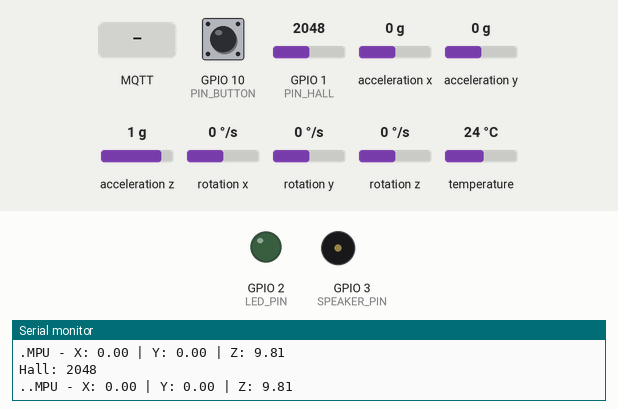
Simulated run of this program. Board: ESP32-C3. Parts: output pins drawn as LEDs (lit = HIGH), buzzer (waves = sounding), the last lines printed to the serial monitor. Inputs (shaded band) come from the test bench; at power-on: GPIO 10 (PIN_BUTTON) HIGH, acceleration x 0 g, GPIO 1 (PIN_HALL) = 2048, acceleration y 0 g, acceleration z 1 g, rotation x 0 °/s, rotation y 0 °/s, rotation z 0 °/s, temperature 24 °C (analog values on the 0–4095 scale). EEPROM starts erased; no MQTT or app messages arrive unless stated.

Above: at 1.2 s.
1.3 s: GPIO 10 (PIN_BUTTON) pulled LOW for 0.15 s
3.0 s: acceleration x set to -0.4 g
At 4.2 s:
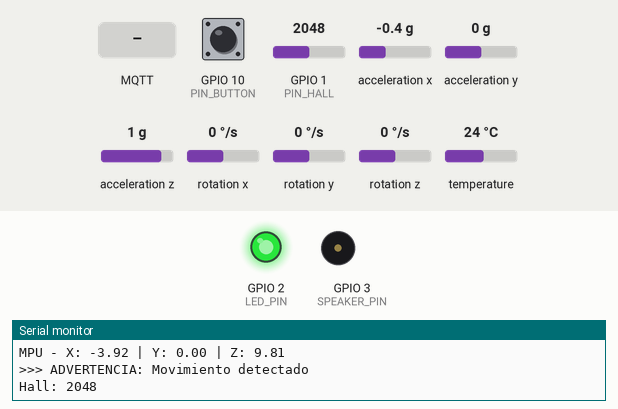
7.1 s: GPIO 10 (PIN_BUTTON) pulled LOW for 1 s
At 7.8 s:
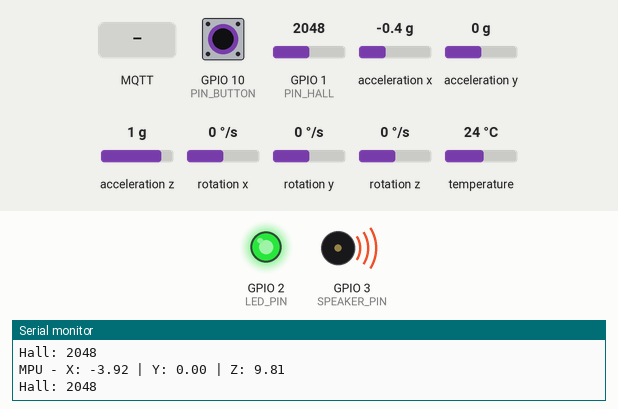
10.6 s: MQTT message "1" arrives on the third subscribed topic
Timing chart, 0 to 13.1 s (numbered marks = the images above; inputs shaded):
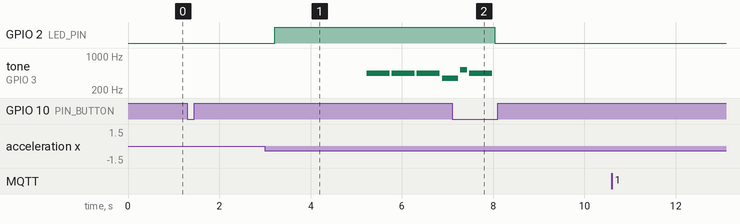

Measured:
- the behaviour switches between -0.2 and -0.3 g on acceleration x (found by bisection; images 0 and 1)
- after the input at 3.0 s, GPIO 2 (LED_PIN): LOW → HIGH after 0.22 s; tone on GPIO 3 (SPEAKER_PIN): silent → 440 Hz after 2.2 s, then repeats every 0.55 s: silent 0.05 s, 440 Hz 0.50 s
- after the input at 7.1 s, GPIO 2 (LED_PIN): HIGH → LOW after 0.94 s; tone on GPIO 3 (SPEAKER_PIN): goes on until 8.0 s, then stays silent

The program:

main.cpp
```cpp
#include "header.h"
#include <Preferences.h>
#include <Melodias.h>
#include <Sensores.h>
#include <FSM.h>
#include <Conectividad.h>

Estado           estadoActual        = APAGADO;
Evento           newEvent;
short            lastIndexTypeSensor = 0;
Adafruit_MPU6050 mpu;
float            lastX, lastY, lastZ;
int              hallBaseline        = 2500;
QueueHandle_t             xMqttOutQueue                     = nullptr;
SemaphoreHandle_t         xMqttComandoPendienteMutex        = nullptr;
SemaphoreHandle_t         xBotonSemaphore                   = nullptr;
SemaphoreHandle_t         xBotonEventoPendienteMutex        = nullptr;
SemaphoreHandle_t         xTimeoutAdvertenciaPendienteMutex = nullptr;
volatile Evento           mqttComandoPendienteTipo          = APAGAR;
volatile bool             mqttComandoPendiente              = false;
volatile uint8_t          melodiaSeleccionada               = 0;
SemaphoreHandle_t         xMelodiaSeleccionadaMutex         = nullptr;
volatile bool             botonEventoPendiente              = false;
volatile bool             timeoutAdvertenciaPendiente       = false;
TimerHandle_t             xTimerAdvertencia                 = nullptr;
TaskHandle_t              xTareaAdvertenciaHandle;
TaskHandle_t              xAlarmaTask                       = nullptr;
int                       contadorAdvertencias              = 0;
bool                      timerReiniciadoEnAdvertencia      = false;
float                     currentX                     = 0;
float                     currentY                     = 0;
float                     currentZ                     = 0;
volatile float            umbralMovimiento             = 2.5f;
SemaphoreHandle_t         xUmbralMovimientoMutex       = nullptr;

void setup() {
  Serial.begin(SERIAL_BAUD);
  analogReadResolution(BITS_READ_RESOLUTION);
  analogSetAttenuation(ADC_11db);
  xMelodiaSeleccionadaMutex = xSemaphoreCreateMutex();
  xUmbralMovimientoMutex = xSemaphoreCreateMutex();
  {
    Preferences prefs;
    prefs.begin("alarm", true);
    umbralMovimiento = prefs.getFloat("umbral", 2.5f);
    prefs.end();
  }
  initHardware();
  initEventDetectors();
  initConectividad();
}

void loop() {
  procesarEvento();
  vTaskDelay(pdMS_TO_TICKS(200));
}
```

header.h
```cpp
#ifndef HEADER_H
#define HEADER_H

#include <Arduino.h>
#include <Wire.h>
#include <Adafruit_MPU6050.h>
#include <Adafruit_Sensor.h>
#include <freertos/FreeRTOS.h>
#include <freertos/semphr.h>
#include <freertos/timers.h>
#include <freertos/queue.h>

// ── Pines ─────────────────────────────────────────────────────────────────
#define SPEAKER_PIN             3
#define LED_PIN                 2
#define PIN_HALL                1
#define PIN_BUTTON              10
#define ACCELEROMETER_SCL       7
#define ACCELEROMETER_SDA       6

// ── Tamaños de la FSM ─────────────────────────────────────────────────────
#define MAX_TYPE_EVENTS         5
#define TOTAL_EVENTOS           5
#define TOTAL_ESTADOS           4

// ── FreeRTOS ──────────────────────────────────────────────────────────────
#define PRIORIDAD               1
#define TAM_PILA                2048
#define SERIAL_BAUD             115200

// ── Umbrales ──────────────────────────────────────────────────────────────
#define UMBRAL_TOUCH            500
#define DEBOUNCE_MS             50
#define TIMEOUT_ADVERTENCIA_MS  6000
#define UMBRAL_ADVERTENCIAS     3

#define BITS_READ_RESOLUTION    12

// ── MQTT ──────────────────────────────────────────────────────────────────
#define MQTT_BROKER             "alarma-app.duckdns.org"
#define MQTT_PORT               8883
#define MQTT_USER               "claromio"
#define MQTT_PASS               "RiverBest"
#define MQTT_CLIENT_ID          "ESP32AlarmClient"

#define TOPIC_COMMAND           "alarm/command"
#define TOPIC_STATE             "alarm/state"
#define TOPIC_ACCEL             "alarm/accel"
#define TOPIC_EVENT             "alarm/event"
#define TOPIC_MELODY            "alarm/melody"
#define TOPIC_SENSITIVITY       "alarm/sensitivity"

#define MQTT_QUEUE_SIZE         8

struct MqttMessage {
  char topic[32];
  char payload[64];
};

// ── Tipos compartidos entre módulos ───────────────────────────────────────
enum Estado {
  APAGADO,
  ACTIVO,
  ADVERTENCIA_MOVIMIENTO,
  ALERTA
};

enum Evento {
  APAGAR,
  PRENDER,
  MOV_DETECTADO,
  TOUCH_DETECTADO,
  TIMEOUT_ADVERTENCIA
};

typedef bool (*EventDetector)();
typedef void (*Accion)();

// ── Variables globales ────────────────────────────────────────────────────
extern Estado            estadoActual;
extern Evento            newEvent;
extern short             lastIndexTypeSensor;

extern Adafruit_MPU6050  mpu;
extern float             lastX, lastY, lastZ;
extern int               hallBaseline;

extern SemaphoreHandle_t xBotonSemaphore;
extern SemaphoreHandle_t xBotonEventoPendienteMutex;
extern SemaphoreHandle_t xTimeoutAdvertenciaPendienteMutex;

extern volatile bool     botonEventoPendiente;
extern volatile bool     timeoutAdvertenciaPendiente;

extern TimerHandle_t     xTimerAdvertencia;
extern TaskHandle_t      xTareaAdvertenciaHandle;
extern TaskHandle_t      xAlarmaTask;

extern int               contadorAdvertencias;
extern bool              timerReiniciadoEnAdvertencia;

extern QueueHandle_t             xMqttOutQueue;
extern SemaphoreHandle_t         xMqttComandoPendienteMutex;
extern volatile bool             mqttComandoPendiente;
extern volatile Evento           mqttComandoPendienteTipo;

extern volatile uint8_t          melodiaSeleccionada;
extern SemaphoreHandle_t         xMelodiaSeleccionadaMutex;

extern volatile float            umbralMovimiento;
extern SemaphoreHandle_t         xUmbralMovimientoMutex;

extern float                     currentX, currentY, currentZ;

#endif
```
